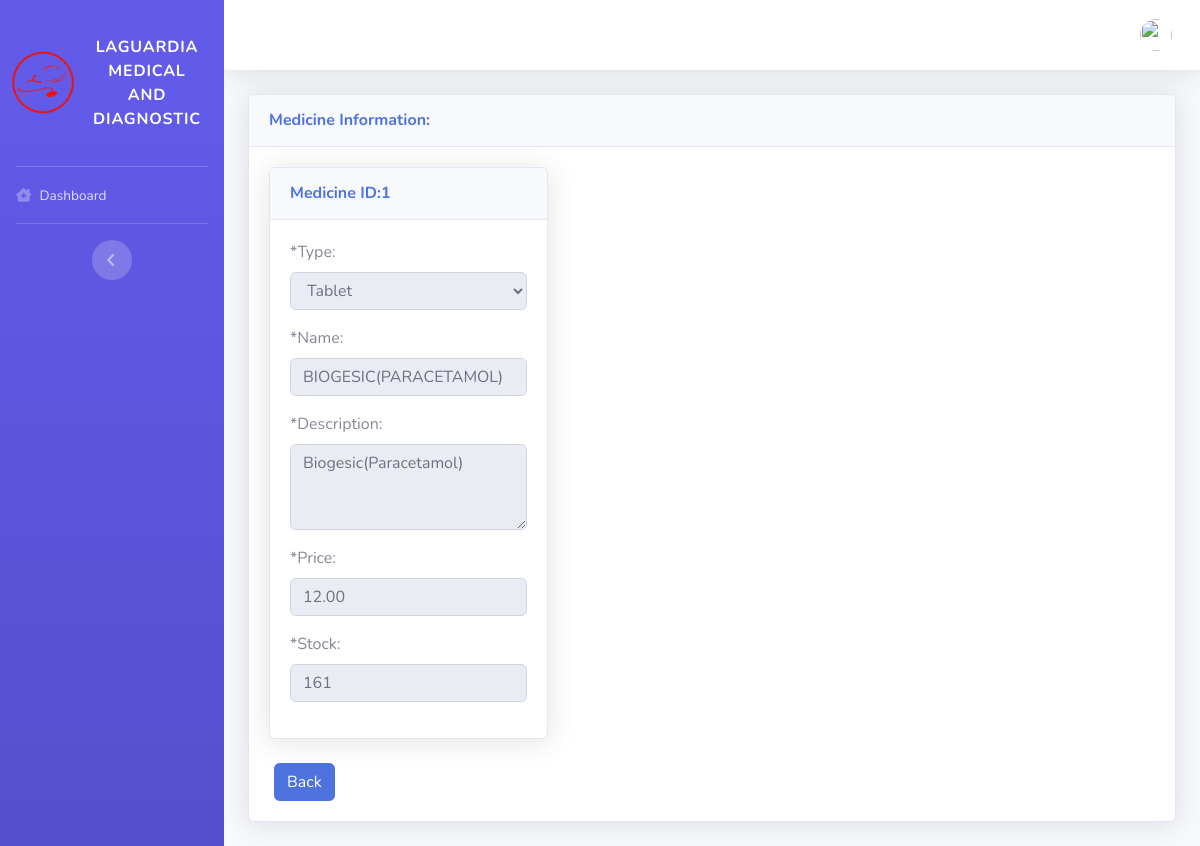
/pages/admin/view_medicine.php?&id=1, run on an earlier commit of the app's database.
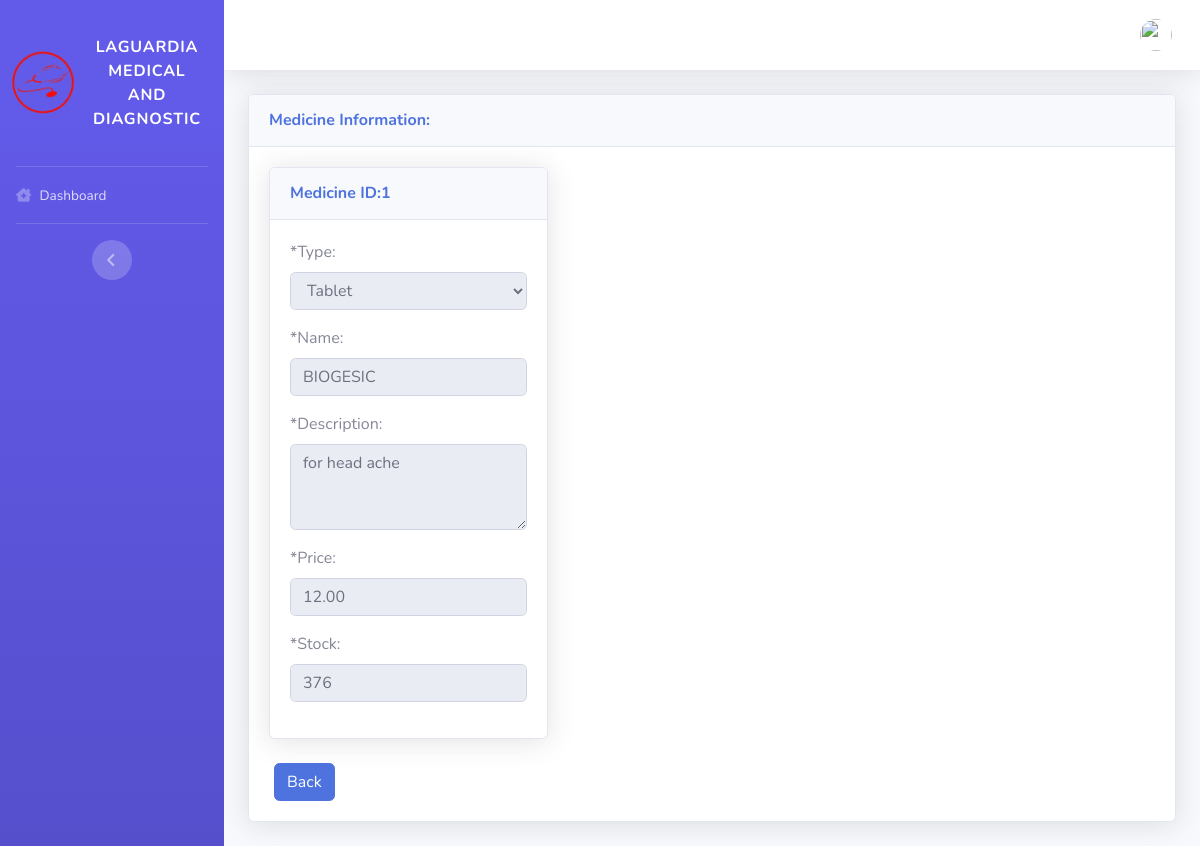
And on a later commit of the database.
### tables this page shows
CREATE TABLE `tbl_medicine` (
  `id` int(11) NOT NULL,
  `type` enum('tablet','capsule','bottle') DEFAULT NULL,
  `name` varchar(255) DEFAULT NULL,
  `description` text DEFAULT NULL,
  `create_date` datetime DEFAULT current_timestamp(),
  `price` decimal(18,2) DEFAULT NULL
);

### config/functions.php (called while the page is built, shortened)
<?php
function query($sql)
{
  return mysqli_query($_SESSION['conn'], $sql);
}
function get_one($sql)
{
  $excute = query($sql);
  return mysqli_fetch_object($excute);
}
function get_last_url(){
    $link = $_SERVER['PHP_SELF'];
    $link_array = explode('/',$link);
    return end($link_array);
}

### pages/admin/view_medicine.php (the view, shortened to what this page needs)
<?php
include_once('../layout/header.php');
?>
<div class="container-fluid">
  <div class="card shadow mb-4">
    <div class="card-header py-3">
      <?php
extract($_GET);
$medicine = get_one("select m.*,sum(ifnull(ms.stock,0)) as stock from tbl_medicine m left join tbl_medicine_stock ms on ms.medicine_id = m.id  where m.id = $id group by m.id");
 ?>
      <h6 class="m-0 font-weight-bold text-primary">
        Medicine Information:
      </h6>
    </div>
    <div class="card-body">
      <div class="row">
        <div class="col-md-4">
          <div class="card shadow mb-4">
            <div class="card-header py-3">
              <h6 class="m-0 font-weight-bold text-primary">Medicine ID:<?= $id ?></h6>
            </div>
            <div class="card-body">
              <form action="" method="post">
                <div class="row">
                  <div class="col-md-12">
                    <div class="form-row">
                      <div class="form-group col-md-12">
                        <label>*Type:</label>
                        <select name="type" id="type" class="form-control" disabled>
                          <option value="Tablet" <?= $medicine->type == 'Tablet' ? 'selected' : '' ?>>Tablet</option>
                        </select>
                      </div>
                    </div>
                    <div class="form-row">
                      <div class="form-group col-md-12">
                        <label>*Name:</label>
                        <input type="text" name="name" class="form-control text-uppercase"
                          value="<?= $medicine->name ?>" disabled>
                      </div>
                    </div>
                    <div class="form-row">
                      <div class="form-group col-md-12">
                        <label>*Description:</label>
                        <textarea name="description" class="form-control" id="" cols="3" rows="3"
                          disabled><?= $medicine->description ?></textarea>
                      </div>
                    </div>
                    <div class="form-row">
                      <div class="form-group col-md-12">
                        <label>*Price:</label>
                        <input type="number" name="price" class="form-control text-uppercase"
                          value="<?= $medicine->price ?>" disabled>
                      </div>
                    </div>
                    <div class="form-row">
                      <div class="form-group col-md-12">
                        <label>*Stock:</label>
                        <input type="number" name="price" class="form-control text-uppercase"
                          value="<?= $medicine->stock ?>" disabled>
                      </div>
                    </div>
                  </div>
                </div>
            </div>
          </div>
        </div>
      </div>
      <div class="d-flex">
        <a style="margin-left:5px" href="list_medicine.php" type="button" class="btn btn-primary">Back</a>
      </div>
      <?php
                include_once('../layout/footer.php');
                ?>

### pages/layout/header.php (shortened to what this page needs)
<?php
require_once('../../config/functions.php');
?>
<!DOCTYPE html>
<html lang="en">
  <head>
    <link href="../../vendor/fontawesome-free/css/all.min.css" rel="stylesheet" type="text/css">
    <link href="../../css/dashboard.css" rel="stylesheet">
    <link href="../../vendor/datatables/dataTables.bootstrap4.min.css" rel="stylesheet">
    <link href="../../css/select2.css" rel="stylesheet">
    <link href="../../css/custom.css" rel="stylesheet">
  </head>
  <body id="page-top">
    <div id="wrapper">
      <ul class="navbar-nav bg-gradient-primary sidebar sidebar-dark accordion" id="accordionSidebar">
        <div class="sidebar-brand d-flex align-items-center justify-content-center" href="../../admin/admin.php">
          <div class="sidebar-brand-icon rotate-n-15">
            <img src="../../img/logo.png" height="70" width="70">
          </div>
          <div class="sidebar-brand-text mx-3">LAGUARDIA MEDICAL AND DIAGNOSTIC</div>
        </div>
        <hr class="sidebar-divider my-0">
        <?php include_once('menu.php') ?>
        <hr class="sidebar-divider d-none d-md-block">
        <div class="text-center d-none d-md-inline">
          <button class="rounded-circle border-0" id="sidebarToggle"></button>
        </div>
      </ul>
      <div id="content-wrapper" class="d-flex flex-column">
        <div id="content">
          <nav class="navbar navbar-expand navbar-light bg-white topbar mb-4 static-top shadow">
            <ul class="navbar-nav ml-auto">
              <li class="nav-item dropdown no-arrow">
                <a class="nav-link dropdown-toggle" href="#" id="userDropdown" role="button" data-toggle="dropdown"
                  aria-haspopup="true" aria-expanded="false">
                  <img class="img-profile rounded-circle" src="../../files/<?= $_SESSION['user']->pic ?>">
                </a>
              </li>
            </ul>
          </nav>

### pages/layout/menu.php (shortened to what this page needs)
<li class="nav-item <?= (in_array(get_last_url(),['index.php'])) ? 'active' : '' ?>">
  <a class="nav-link" href="index.php">
    <i class="fa-solid fa-house-chimney-medical"></i>
    <span>Dashboard</span></a>
</li>

### pages/layout/footer.php (shortened to what this page needs)
</div>
</div>
</div>
</div>
</body>
</html>

What changed in the data, as far as the page shows it:
changed tbl_medicine: name "Biogesic(Paracetamol)" → "Biogesic"; description "Biogesic(Paracetamol)" → "for head ache"
Also different on the page:
form field price: "161" → "376"
